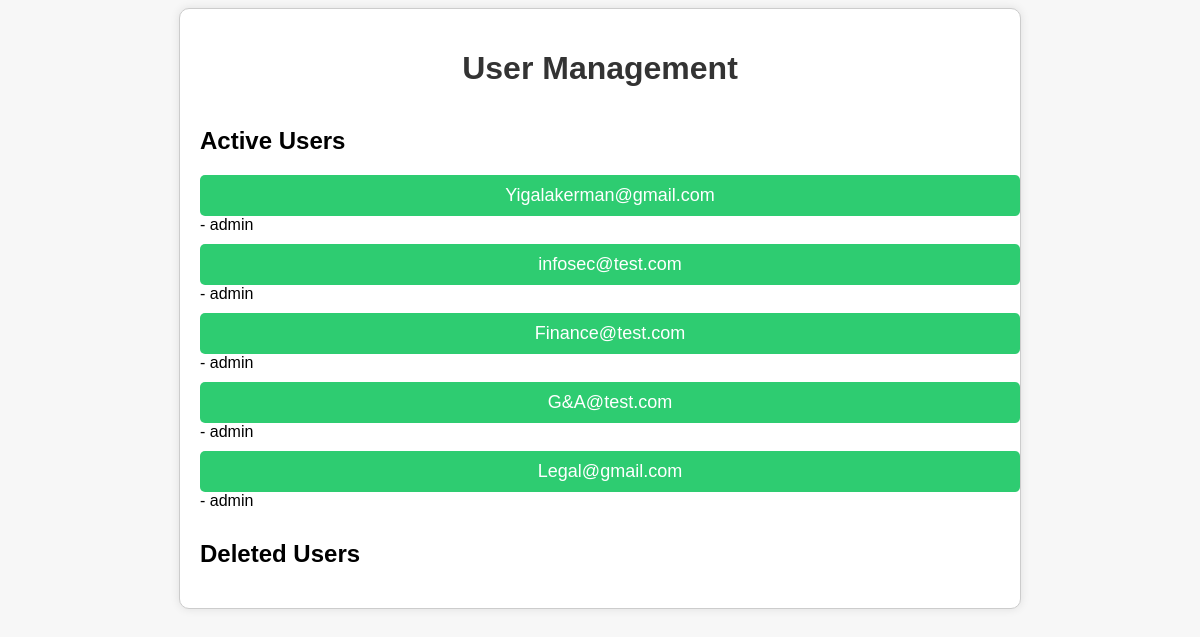
The app's page /user-management (signed in) with its own data.
### tables this page shows
CREATE TABLE "users" (
	"id"	INTEGER,
	"fullname"	TEXT,
	"username"	TEXT NOT NULL,
	"password"	TEXT NOT NULL,
	"role"	TEXT NOT NULL,
	"department"	TEXT,
	"is_deleted"	INTEGER DEFAULT 0,
	PRIMARY KEY("id" AUTOINCREMENT)
);

### app.py (the view)
@app.route('/user-management')
def user_management():
    if check_login() and session['role'] == 'admin':
        conn = get_db_connection()
        cursor = conn.cursor()
        cursor.execute('SELECT * FROM users')
        users = cursor.fetchall()
        conn.close()
        return render_template('user_management.html', users=users)
    else:
        return redirect('/login')

### app.py (called while the page is built)
def get_db_connection():
    conn = sqlite3.connect('workflows.db')
    conn.row_factory = sqlite3.Row
    return conn

def check_login():
    return 'username' in session and 'role' in session

### templates/user_management.html (shortened to what this page needs)
<!DOCTYPE html>
<html>
<head>
    <link rel="stylesheet" type="text/css" href="{{ url_for('static', filename='styles.css') }}">
</head>
<body>
    <div class="container">
        <h1>User Management</h1>
        <h2>Active Users</h2>
        <ul>
            {% for user in users %}
                <li><a href="/user-data/{{ user['id'] }}">{{ user['username'] }}</a> - {{ user['role'] }}</li>
            {% endfor %}
        </ul>
        <h2>Deleted Users</h2>
    </div>
</body>
</html>

### static/styles.css (style rules this page uses)
body { font-family: "Nunito Sans", sans-serif !important; background-color: #f7f7f7; }
.container { max-width: 800px; margin: 0 auto; padding: 20px; background-color: #fff; box-shadow: 0px 0px 10px rgba(0, 0, 0, 0.1); }
h1 { text-align: center; font-size: 32px; color: #333; margin-bottom: 40px; }
ul { margin: 0; padding: 0; list-style: none; }
li { margin-bottom: 10px; }
a { display: block; padding: 10px; background-color: #007bff; color: #fff; text-decoration: none; border-radius: 5px; font-size: 18px; }
.container { border: 1px solid #ccc; }
h1 { font-weight: bold; }
ul { margin-bottom: 30px; }
a { width: 100%; text-align: center; }
.container { background-color: #fff; border-radius: 10px; }
a { background-color: #2ecc71; }

### records on screen
users: username "Yigalakerman@gmail.com", role "admin"
users: username "infosec@test.com", role "admin"
users: username "Finance@test.com", role "admin"
users: username "G&A@test.com", role "admin"
users: username "Legal@gmail.com", role "admin"
